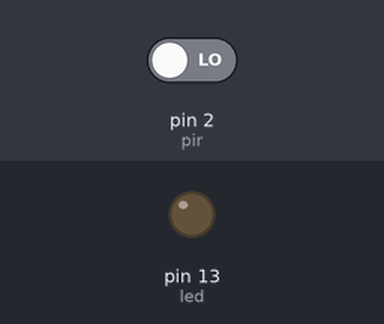
Bench run of a sketch on a simulated Arduino Uno, built with avr-gcc and run on an emulated ATmega328P. Parts: output pins drawn as LEDs (lit = HIGH). The test bench sets the inputs (shaded band); at power-on: pin 2 (pir) LOW.

Above: at 1.2 s.
1.3 s: pin 2 (pir) driven HIGH
At 2.2 s:
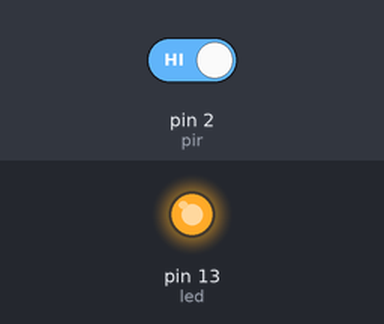
Timing chart, 0 to 4.3 s (numbered marks = the images above; inputs shaded):
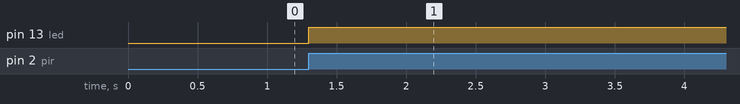

Measured:
- after the input at 1.3 s, pin 13 (led): LOW → HIGH at once

The sketch:

PIR.ino
```cpp
#define pir 2
#define led LED_BUILTIN
unsigned long Go, Delay = 5000;
bool state = true, cache;

bool PIR()
{
    bool out = cache;
    if (digitalRead(pir))
    {
        if (state)
            out = true;
        state = false;
    }
    else
    {
        if (!state)
            Go = millis();
        if (millis() - Go == Delay)
            out = false;
        state = true;
    }
    cache = out;
    return out;
}

void setup()
{
    pinMode(pir, INPUT);
    pinMode(led, OUTPUT);
}

void loop()
{
    digitalWrite(led, PIR());
}
```
